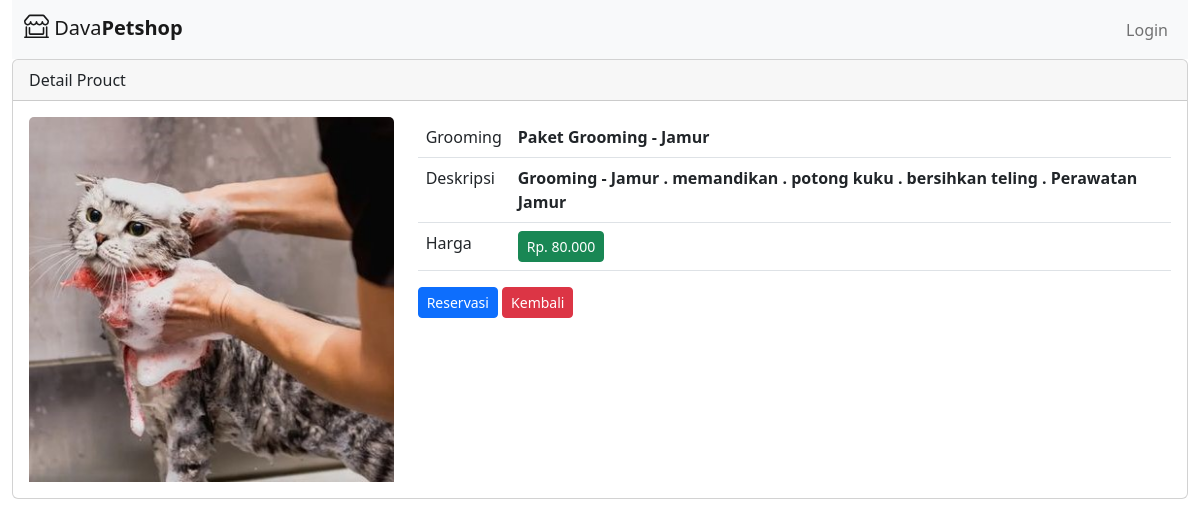
Screenshot of /index.php/dashboard/detail_grooming/3 with the database file from the repository.
### tables this page shows
CREATE TABLE `service_grooming` (
  `id_grooming` int(11) NOT NULL,
  `name` varchar(50) NOT NULL,
  `layanan` varchar(50) NOT NULL,
  `description` text NOT NULL,
  `price` int(11) NOT NULL,
  `image` varchar(20) NOT NULL
);

### application/controllers/dashboard.php (called while the page is built, shortened)
<?php
class Dashboard extends CI_Controller {
	public function detail_grooming($id_grooming) {
		$data['grooming'] = $this->model_grooming->detail_grooming($id_grooming);
		$this->load->view('tamplates/header');
		$this->load->view('tamplates/navbar');
		$this->load->view('grooming/detail_grooming', $data);
		$this->load->view('tamplates/footer');
	}
}

### index.php (called while the page is built, shortened)
<?php
require_once BASEPATH.'core/CodeIgniter.php';

### application/models/model_grooming.php (called while the page is built, shortened)
<?php
	class Model_grooming extends CI_Model {
		public function detail_grooming($id_grooming) {
			$result = $this->db->where('id_grooming',$id_grooming)->get('service_grooming');
			if($result->num_rows() > 0) {
				return $result->result();
			} else {
				return false;
			}
		}
	}
?>

### application/views/grooming/detail_grooming.php (the view)
<div class="container-fluid">
	<div class="card">
		<div class="card-header">
			Detail Prouct
		</div>
		<div class="card-body">
			<?php foreach ($grooming as $grm): ?>
				<div class="row">
					<div class="col-md-4">
						<img src="<?php echo base_url().'/assets/img/'.$grm->image ?>" class="card-img-top">
					</div>
					<div class="col-md-8">
						<table class="table">
							<tr>
								<td>Grooming</td>
								<td><strong><?php echo $grm->name ?></strong></td>
							</tr>
							<tr>
								<td>Deskripsi</td>
								<td><strong><?php echo $grm->description ?></strong></td>
							</tr>
							<tr>
								<td>Harga</td>
								<td><strong><div class="btn btn-sm btn-success"> Rp. <?php echo number_format($grm->price,0,',','.') ?></div></strong></td>
							</tr>
						</table>
						<?php echo anchor('grooming/reservasi_grooming/'.$grm->id_grooming.'/'.$this->session->userdata('user_id'),'<div class="btn btn-sm btn-primary"> Reservasi</div>') ?>
						<?php echo anchor('dashboard/index/','<div class="btn btn-sm btn-danger">Kembali</div>') ?>
					</div>
				</div>
			<?php endforeach; ?>
		</div>
	</div>
</div>

### rows the page displays
service_grooming: image (picture), name "Paket Grooming - Jamur", description "Grooming - Jamur . memandikan . potong kuku . bersihkan teling . Perawatan Jamur", price "80.000", id_grooming "Reservasi"

### other values shown
anchor('auth/login', 'Login', ['class' => 'nav-link']) "Login"
